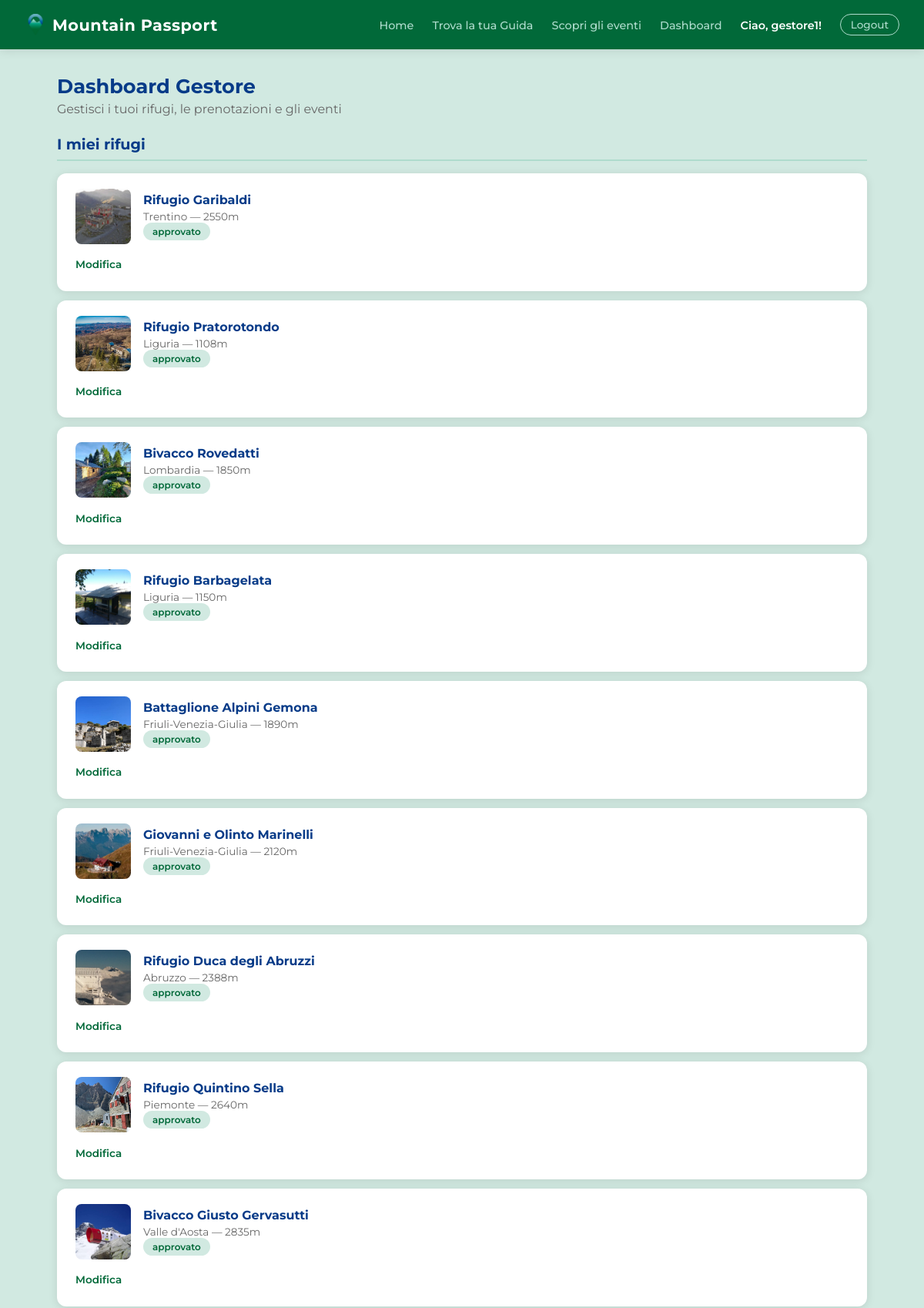
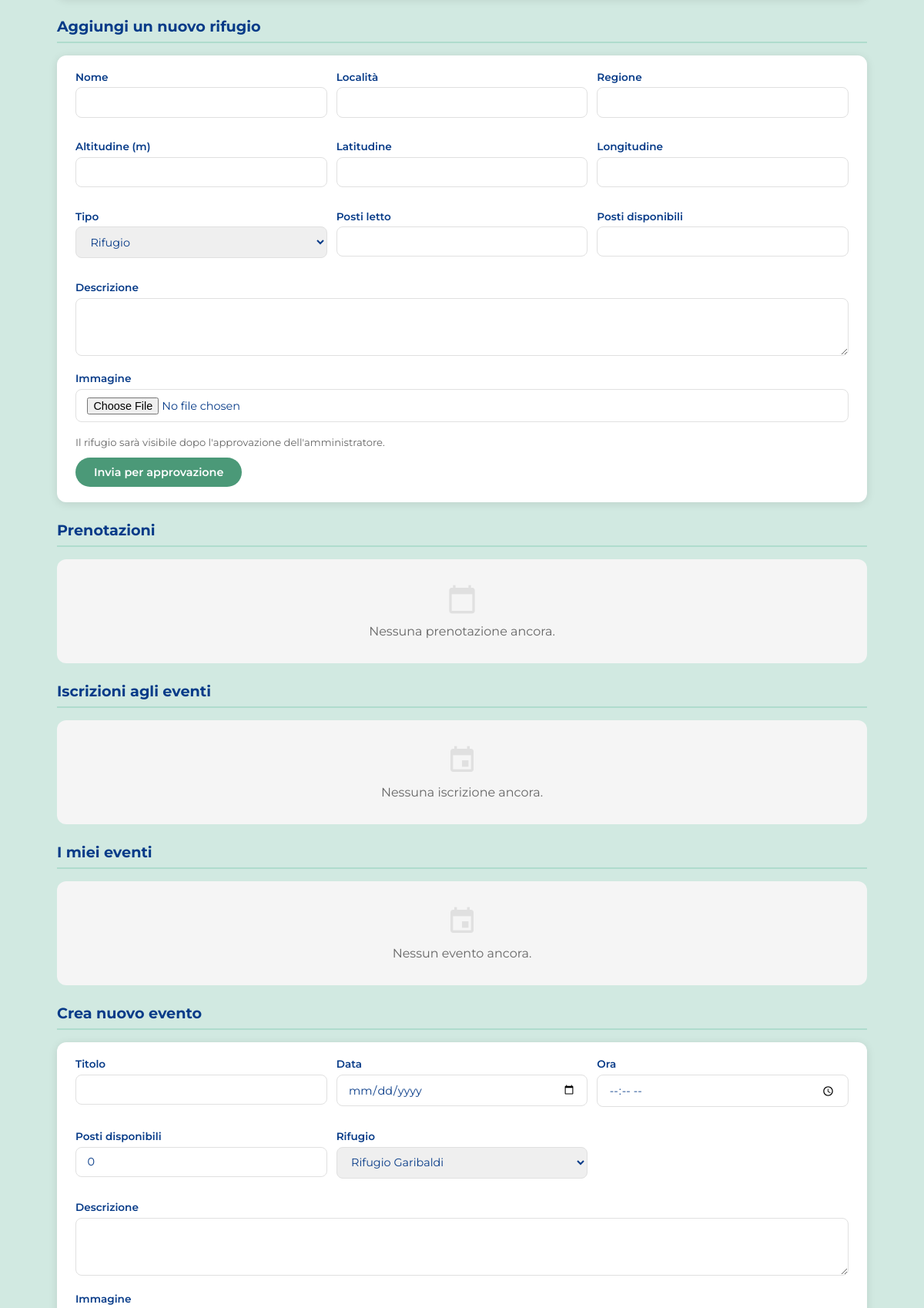
/gestore/ (signed in, upper part), run on the app's committed database (2 pictures, top to bottom).
### rifugi/models.py (models this page shows, shortened)
class Rifugio(models.Model):
    nome = models.CharField(max_length=200)
    localita = models.CharField(max_length=200)
    altitudine = models.IntegerField()
    latitudine = models.FloatField()
    longitudine = models.FloatField()
    regione = models.CharField(max_length=100)
    mensile = models.BooleanField(default=False)
    TIPO_CHOICES = [
        ('RIFUGIO', 'Rifugio'),
        ('BIVACCO', 'Bivacco'),
        ('CAPANNA', 'Capanna'),
    ]
    tipo = models.CharField(max_length=20, choices=TIPO_CHOICES, default='RIFUGIO')
    descrizione = models.TextField(blank=True)
    posti_letto = models.IntegerField(default=0)    # Posti letto totali
    posti_disponibili = models.IntegerField(default=0)  # Posti liberi attuali (si aggiorna dinamicamente)
    immagine = models.ImageField(upload_to='rifugi/', blank=True, null=True)
    qr_uuid = models.UUIDField(default=uuid.uuid4, unique=True, editable=False) # Identificativo univoco per la generazione di QR code per convalidare la visita sul posto di un escursionista
    STATO_CHOICES = [
        ('in_attesa', 'In attesa'),
        ('approvato', 'Approvato'),
    ]
    stato = models.CharField(max_length=20, choices=STATO_CHOICES, default='in_attesa')
    gestore = models.ForeignKey(
        User,
        on_delete=models.SET_NULL,
        null=True,
        blank=True,
        related_name='rifugi'
    )
    class Meta:
        verbose_name_plural = "Rifugi"  # Corregge automaticamente il plurale

### rifugi/views.py (the view)
        def wrapper(request, *args, **kwargs):
            if not request.user.is_authenticated:
                return redirect_to_login(request.get_full_path())
            if not request.user.groups.filter(name=nome_gruppo).exists() and not request.user.is_superuser:
                return render(request, '403.html', status=403)
            return view_func(request, *args, **kwargs)

### templates/rifugi/dashboard_gestore.html (shortened to what this page needs)
{% extends 'base.html' %}
{% block content %}
<div class="page-header">
    <h2>Dashboard Gestore</h2>
    <p>Gestisci i tuoi rifugi, le prenotazioni e gli eventi</p>
</div>
<h2 class="section-title">I miei rifugi</h2>
{% for r in rifugi %}
<div class="card">
    <div style="display:flex; align-items:center; gap:1rem; flex:1;">
        {% if r.immagine %}
            <img src="{{ r.immagine.url }}" alt="{{ r.nome }}" style="width:72px; height:72px; border-radius:var(--radius-sm); object-fit:cover; flex-shrink:0;">
        {% else %}
            <div style="width:72px; height:72px; border-radius:var(--radius-sm); background:linear-gradient(135deg, var(--green) 0%, var(--blue-dark) 100%); flex-shrink:0;"></div>
        {% endif %}
        <div>
            <h3>{{ r.nome }}</h3>
            <p>{{ r.regione }} — {{ r.altitudine }}m</p>
            <span class="badge {% if r.stato == 'approvato' %}badge-green{% else %}badge-gray{% endif %}">{{ r.stato }}</span>
        </div>
    </div>
    <details class="modifica-details">
        <summary>Modifica</summary>
    </details>
</div>
{% empty %}
<div class="empty-state">
    <span class="material-icons">home</span>
    <p>Nessun rifugio ancora. Aggiungine uno qui sotto!</p>
</div>
{% endfor %}
<h2 class="section-title">Aggiungi un nuovo rifugio</h2>
<div class="card" style="display:block;">
    <form method="post" enctype="multipart/form-data">
        <div class="prenota-grid">
            <div class="form-group">
                <label>Nome</label>
                <input type="text" name="nome" required>
            </div>
            <div class="form-group">
                <label>Località</label>
                <input type="text" name="localita" required>
            </div>
            <div class="form-group">
                <label>Regione</label>
                <input type="text" name="regione" required>
            </div>
            <div class="form-group">
                <label>Altitudine (m)</label>
                <input type="number" name="altitudine" required>
            </div>
            <div class="form-group">
                <label>Latitudine</label>
                <input type="number" name="latitudine" step="any" required>
            </div>
            <div class="form-group">
                <label>Longitudine</label>
                <input type="number" name="longitudine" step="any" required>
            </div>
            <div class="form-group">
                <label>Tipo</label>
                <select name="tipo">
                    <option value="RIFUGIO">Rifugio</option>
                </select>
            </div>
            <div class="form-group">
                <label>Posti letto</label>
                <input type="number" name="posti_letto" required>
            </div>
            <div class="form-group">
                <label>Posti disponibili</label>
                <input type="number" name="posti_disponibili" required>
            </div>
        </div>
        <div class="form-group">
            <label>Descrizione</label>
            <textarea name="descrizione" rows="3"></textarea>
        </div>
        <div class="form-group">
            <label>Immagine</label>
            <input type="file" name="immagine" accept="image/*">
        </div>
        <p style="font-size:0.82rem; color:var(--gray); margin-bottom:0.75rem;">
            Il rifugio sarà visibile dopo l'approvazione dell'amministratore.
        </p>
        <button type="submit" class="btn btn-primary">Invia per approvazione</button>
    </form>
</div>
<h2 class="section-title">Prenotazioni</h2>
{% for p in prenotazioni %}
<div class="card">
    <div>
        <h3>{{ p.escursionista.username }}</h3>
        <p>{{ p.rifugio.nome }} — {{ p.data_arrivo }} → {{ p.data_partenza }} — {{ p.num_ospiti }} ospiti</p>
    </div>
    <div style="display:flex; align-items:center; gap:0.75rem; flex-wrap:wrap;">
        <span class="badge {% if p.stato == 'approvata' %}badge-green{% elif p.stato == 'rifiutata' %}badge-red{% else %}badge-gray{% endif %}">
            {{ p.stato }}
        </span>
        {% if p.stato == 'in_attesa' %}
        <form method="post" style="display:inline;">
            {% csrf_token %}
            <input type="hidden" name="azione" value="approva_prenotazione">
            <input type="hidden" name="prenotazione_pk" value="{{ p.pk }}">
            <button type="submit" class="btn btn-primary btn-sm">Approva</button>
        </form>
        <form method="post" style="display:inline;">
            {% csrf_token %}
            <input type="hidden" name="azione" value="rifiuta_prenotazione">
            <input type="hidden" name="prenotazione_pk" value="{{ p.pk }}">
            <button type="submit" class="btn btn-danger btn-sm">Rifiuta</button>
        </form>
        {% endif %}
    </div>
</div>
{% empty %}
<div class="empty-state">
    <span class="material-icons">calendar_today</span>
    <p>Nessuna prenotazione ancora.</p>
</div>
{% endfor %}
<h2 class="section-title">Iscrizioni agli eventi</h2>
{% for e in eventi %}
    {% for iscr in e.iscrizioni.all %}
    <div class="card">
        <div>
            <h3>{{ iscr.escursionista.username }}</h3>
            <p>{{ e.titolo }} — {{ e.data }} — {{ iscr.num_persone }} person{% if iscr.num_persone == 1 %}a{% else %}e{% endif %}</p>
        </div>
        <span class="badge badge-green">Iscritto</span>
    </div>
    {% endfor %}
{% empty %}
<div class="empty-state">
    <span class="material-icons">event</span>
    <p>Nessuna iscrizione ancora.</p>
</div>
{% endfor %}
<h2 class="section-title">I miei eventi</h2>
{% for e in eventi %}
<div class="card" style="display:block;">
    <div style="display:flex; align-items:center; gap:1rem; margin-bottom:0.75rem;">
        {% if e.immagine %}
            <img src="{{ e.immagine.url }}" alt="{{ e.titolo }}" style="width:72px; height:72px; border-radius:var(--radius-sm); object-fit:cover; flex-shrink:0;">
        {% else %}
            <div style="width:72px; height:72px; border-radius:var(--radius-sm); background:linear-gradient(135deg, var(--green) 0%, var(--blue-dark) 100%); flex-shrink:0;"></div>
        {% endif %}
        <div>
            <h3>{{ e.titolo }}</h3>
            <p>{{ e.rifugio.nome }} — {{ e.data }}{% if e.ora %} alle {{ e.ora }}{% endif %} — {{ e.posti_disponibili }} posti</p>
        </div>
    </div>
    <details class="modifica-details">
        <summary>Modifica</summary>
        <form method="post" enctype="multipart/form-data" style="margin-top:0.75rem;">
            {% csrf_token %}
            <input type="hidden" name="azione" value="modifica_evento">
            <input type="hidden" name="evento_pk" value="{{ e.pk }}">
            <div class="form-group">
                <label>Titolo</label>
                <input type="text" name="titolo" value="{{ e.titolo }}" required>
            </div>
            <div class="form-group">
                <label>Descrizione</label>
                <textarea name="descrizione" rows="2">{{ e.descrizione }}</textarea>
            </div>
            <div class="form-group">
                <label>Data</label>
                <input type="date" name="data" value="{{ e.data|date:'Y-m-d' }}" required>
            </div>
            <div class="form-group">
                <label>Ora</label>
                <input type="time" name="ora" value="{{ e.ora }}">
            </div>
            <div class="form-group">
                <label>Posti disponibili</label>
                <input type="number" name="posti_disponibili" value="{{ e.posti_disponibili }}">
            </div>
            <div class="form-group">
                <label>Rifugio</label>
                <select name="rifugio">
                    {% for r in rifugi %}
                    <option value="{{ r.pk }}" {% if r.pk == e.rifugio.pk %}selected{% endif %}>{{ r.nome }}</option>
                    {% endfor %}
                </select>
            </div>
            <div style="display:flex; gap:0.5rem; margin-top:0.5rem;">
                <button type="submit" class="btn btn-primary btn-sm">Salva</button>
            </div>
        </form>
        <form method="post" style="margin-top:0.5rem;">
            {% csrf_token %}
            <input type="hidden" name="azione" value="elimina_evento">
            <input type="hidden" name="evento_pk" value="{{ e.pk }}">
            <button type="submit" class="btn btn-danger btn-sm" onclick="return confirm('Eliminare questo evento?')">Elimina</button>
        </form>
    </details>
</div>
{% empty %}
<div class="empty-state">
    <span class="material-icons">event</span>
    <p>Nessun evento ancora.</p>
</div>
{% endfor %}
<h2 class="section-title">Crea nuovo evento</h2>
<div class="card" style="display:block;">
    <form method="post" enctype="multipart/form-data">
        <div class="prenota-grid">
            <div class="form-group">
                <label>Titolo</label>
                <input type="text" name="titolo" required>
            </div>
            <div class="form-group">
                <label>Data</label>
                <input type="date" name="data" required>
            </div>
            <div class="form-group">
                <label>Ora</label>
                <input type="time" name="ora">
            </div>
            <div class="form-group">
                <label>Posti disponibili</label>
                <input type="number" name="posti_disponibili" value="0">
            </div>
            <div class="form-group">
                <label>Rifugio</label>
                <select name="rifugio">
                    {% for r in rifugi %}
                    <option value="{{ r.pk }}">{{ r.nome }}</option>
                    {% endfor %}
                </select>
            </div>
        </div>
        <div class="form-group">
            <label>Descrizione</label>
            <textarea name="descrizione" rows="3"></textarea>
        </div>
        <div class="form-group">
            <label>Immagine</label>
        </div>
    </form>
</div>
{% endblock %}

### templates/base.html (shortened to what this page needs)
{% load static %}
<!DOCTYPE html>
<html lang="it">
<head>
    <link rel="stylesheet" href="{% static 'css/base.css' %}">
    <link rel="stylesheet" href="{% static 'css/home.css' %}">
    <link rel="stylesheet" href="{% static 'css/eventi.css' %}">
    <link rel="stylesheet" href="{% static 'css/detail.css' %}">
    <link rel="stylesheet" href="{% static 'css/form.css' %}">
    <link rel="stylesheet" href="{% static 'css/pages.css' %}">
</head>
<body>
<nav class="navbar">
    <a href="/" class="navbar-brand" style="display:flex; align-items:center; gap:0.5rem;">
        <img src="{% static 'logo.png' %}" alt="Mountain Passport" style="width:28px; height:28px;">
        Mountain Passport
    </a>
    <ul class="navbar-nav">
        <li><a href="{% url 'home' %}">Home</a></li>
        <li><a href="{% url 'guide' %}">Trova la tua Guida</a></li>
        <li><a href="{% url 'eventi' %}">Scopri gli eventi</a></li>
        {% if user.is_authenticated %}
            {% if user.groups.all.0.name == 'Escursionista' %}
                <li><a href="{% url 'checkin' %}">Check-in</a></li>
                <li><a href="{% url 'passaporto' %}">Passaporto</a></li>
            {% elif user.groups.all.0.name == 'GestoreRifugio' %}
                <li><a href="{% url 'dashboard_gestore' %}">Dashboard</a></li>
            {% elif user.groups.all.0.name == 'GuidaAlpina' %}
                <li><a href="{% url 'dashboard_guida' %}">Dashboard</a></li>
            {% elif user.groups.all.0.name == 'Admin' or user.is_superuser %}
                <li><a href="{% url 'pannello_admin' %}">Pannello Admin</a></li>
            {% endif %}
            <li><span class="navbar-user">Ciao, {{ user.username }}!</span></li>
            <li>
                <form method="post" action="/accounts/logout/" style="display:inline">
                    <button type="submit" class="btn-logout">Logout</button>
                </form>
            </li>
        {% else %}
            <li><a href="/accounts/login/">Login</a></li>
            <li><a href="{% url 'register' %}">Registrati</a></li>
        {% endif %}
    </ul>
</nav>
<main>
    {% block content %}{% endblock %}
</main>
</body>
</html>

### data on the page
Rifugio: immagine (picture), nome "Rifugio Garibaldi", regione "Trentino", altitudine "2550", stato "approvato"
Rifugio: immagine (picture), nome "Rifugio Pratorotondo", regione "Liguria", altitudine "1108", stato "approvato"
Rifugio: immagine (picture), nome "Bivacco Rovedatti", regione "Lombardia", altitudine "1850", stato "approvato"
Rifugio: immagine (picture), nome "Rifugio Barbagelata", regione "Liguria", altitudine "1150", stato "approvato"
Rifugio: immagine (picture), nome "Battaglione Alpini Gemona", regione "Friuli-Venezia-Giulia", altitudine "1890", stato "approvato"
Rifugio: immagine (picture), nome "Giovanni e Olinto Marinelli", regione "Friuli-Venezia-Giulia", altitudine "2120", stato "approvato"
Rifugio: immagine (picture), nome "Rifugio Duca degli Abruzzi", regione "Abruzzo", altitudine "2388", stato "approvato"
Rifugio: immagine (picture), nome "Rifugio Quintino Sella", regione "Piemonte", altitudine "2640", stato "approvato"
Rifugio: immagine (picture), nome "Bivacco Giusto Gervasutti", regione "Valle d'Aosta", altitudine "2835", stato "approvato"

### other printed values
{{ user.username }} "gestore1"
form field rifugio "Rifugio Garibaldi"
